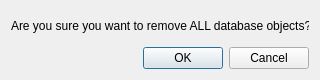
<?xml version="1.0" encoding="UTF-8"?>
<ui version="4.0">
 <class>RemoveAllDialog</class>
 <widget class="QDialog" name="RemoveAllDialog">
  <property name="geometry">
   <rect>
    <x>0</x>
    <y>0</y>
    <width>320</width>
    <height>80</height>
   </rect>
  </property>
  <property name="minimumSize">
   <size>
    <width>320</width>
    <height>80</height>
   </size>
  </property>
  <property name="maximumSize">
   <size>
    <width>320</width>
    <height>80</height>
   </size>
  </property>
  <property name="windowTitle">
   <string>Remove All Objects</string>
  </property>
  <layout class="QVBoxLayout" name="verticalLayout">
   <item>
    <widget class="QLabel" name="label">
     <property name="text">
      <string>Are you sure you want to remove ALL database objects?</string>
     </property>
    </widget>
   </item>
   <item>
    <widget class="QDialogButtonBox" name="buttonBox">
     <property name="standardButtons">
      <set>QDialogButtonBox::Cancel|QDialogButtonBox::Ok</set>
     </property>
    </widget>
   </item>
  </layout>
 </widget>
 <resources/>
 <connections>
  <connection>
   <sender>buttonBox</sender>
   <signal>accepted()</signal>
   <receiver>RemoveAllDialog</receiver>
   <slot>accept()</slot>
   <hints>
    <hint type="sourcelabel">
     <x>159</x>
     <y>58</y>
    </hint>
    <hint type="destinationlabel">
     <x>159</x>
     <y>39</y>
    </hint>
   </hints>
  </connection>
  <connection>
   <sender>buttonBox</sender>
   <signal>rejected()</signal>
   <receiver>RemoveAllDialog</receiver>
   <slot>hide()</slot>
   <hints>
    <hint type="sourcelabel">
     <x>159</x>
     <y>58</y>
    </hint>
    <hint type="destinationlabel">
     <x>159</x>
     <y>39</y>
    </hint>
   </hints>
  </connection>
 </connections>
</ui>
